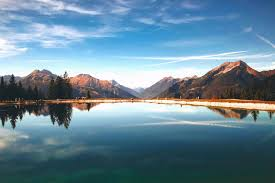
#> input picture fwdipprogramandoutput89101112/download.jpeg, 275 x 183 px
$ python 11.py
#> lines starting #> are read from the running program, lines starting #| are printed output that depends on the picture; after the words box and inside, x2 and y2 are one past the last pixel; in counts of white or black regions, pixels touching at a corner belong together
import cv2

image = cv2.imread('download.jpeg')
#> image is the input picture: shape (183, 275, 3); mean B, G, R 150.7, 133.5, 103.1
gray = cv2.cvtColor(image,cv2.COLOR_BGR2GRAY)
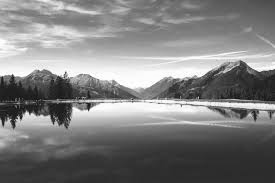
#> gray: shape (183, 275); min 5, max 255, mean 126.4
blurred = cv2.GaussianBlur(gray,(5,5),0)
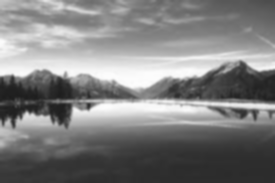
#> blurred: shape (183, 275); min 29, max 253, mean 126.3
contours,_ = cv2.findContours(blurred,cv2.RETR_EXTERNAL,cv2.CHAIN_APPROX_SIMPLE)
#> contours = [[[0, 0], [0, 182], [274, 182], [274, 0]]]
contour_image = image.copy()
cv2.drawContours(contour_image,contours,-1,(0,255,0),2)
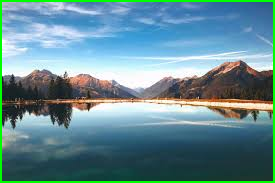
#> contour_image: shape (183, 275, 3); 3.61% of pixels changed, all inside (x1, y1, x2, y2) = (0, 0, 275, 183)
cv2.imshow('Contoured Image',contour_image)
cv2.waitKey(0)
cv2.destroyAllWindows()
